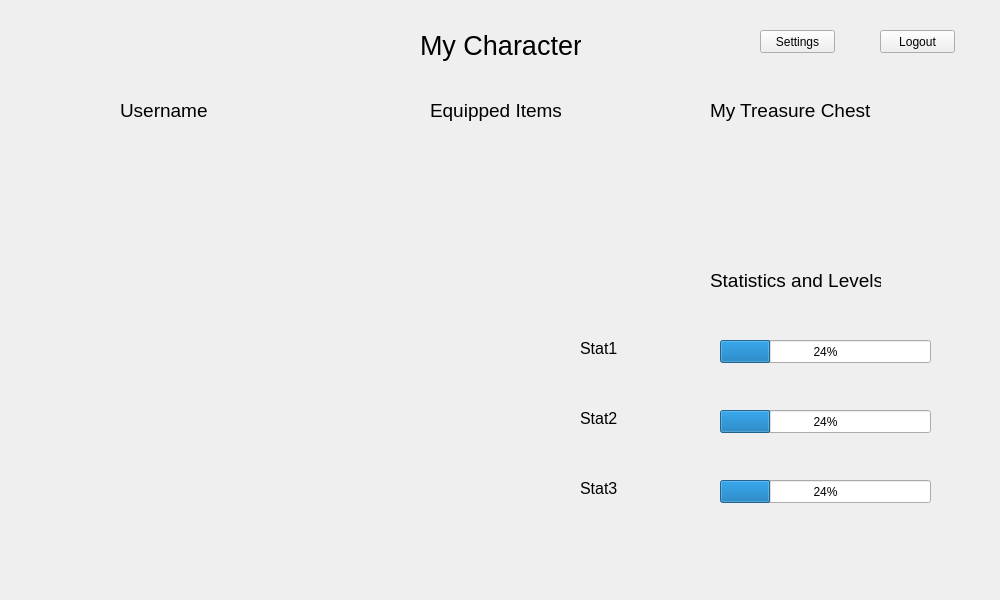
<?xml version="1.0" encoding="UTF-8"?>
<ui version="4.0">
 <class>myCharacterForm</class>
 <widget class="QWidget" name="myCharacterForm">
  <property name="geometry">
   <rect>
    <x>0</x>
    <y>0</y>
    <width>1000</width>
    <height>600</height>
   </rect>
  </property>
  <property name="windowTitle">
   <string>Form</string>
  </property>
  <widget class="QPushButton" name="settingsButton">
   <property name="geometry">
    <rect>
     <x>760</x>
     <y>30</y>
     <width>75</width>
     <height>23</height>
    </rect>
   </property>
   <property name="text">
    <string>Settings</string>
   </property>
  </widget>
  <widget class="QPushButton" name="logoutButton">
   <property name="geometry">
    <rect>
     <x>880</x>
     <y>30</y>
     <width>75</width>
     <height>23</height>
    </rect>
   </property>
   <property name="text">
    <string>Logout</string>
   </property>
  </widget>
  <widget class="QLabel" name="myCharacterLabel">
   <property name="geometry">
    <rect>
     <x>420</x>
     <y>30</y>
     <width>161</width>
     <height>31</height>
    </rect>
   </property>
   <property name="font">
    <font>
     <pointsize>20</pointsize>
    </font>
   </property>
   <property name="text">
    <string>My Character</string>
   </property>
  </widget>
  <widget class="QLabel" name="backButtonLabel">
   <property name="geometry">
    <rect>
     <x>40</x>
     <y>10</y>
     <width>101</width>
     <height>71</height>
    </rect>
   </property>
   <property name="text">
    <string/>
   </property>
   <property name="pixmap">
    <pixmap>../../../../007978-glossy-black-icon-arrows-arrow-thick-left.png</pixmap>
   </property>
   <property name="scaledContents">
    <bool>true</bool>
   </property>
  </widget>
  <widget class="QLabel" name="UsernameLabel">
   <property name="geometry">
    <rect>
     <x>120</x>
     <y>100</y>
     <width>91</width>
     <height>21</height>
    </rect>
   </property>
   <property name="font">
    <font>
     <pointsize>14</pointsize>
    </font>
   </property>
   <property name="text">
    <string>Username</string>
   </property>
  </widget>
  <widget class="QLabel" name="TreasureChestLabelButton">
   <property name="geometry">
    <rect>
     <x>710</x>
     <y>100</y>
     <width>161</width>
     <height>21</height>
    </rect>
   </property>
   <property name="font">
    <font>
     <pointsize>14</pointsize>
    </font>
   </property>
   <property name="text">
    <string>My Treasure Chest</string>
   </property>
  </widget>
  <widget class="QLabel" name="stasLevelsLabel">
   <property name="geometry">
    <rect>
     <x>710</x>
     <y>270</y>
     <width>171</width>
     <height>21</height>
    </rect>
   </property>
   <property name="font">
    <font>
     <pointsize>14</pointsize>
    </font>
   </property>
   <property name="text">
    <string>Statistics and Levels</string>
   </property>
  </widget>
  <widget class="QLabel" name="equippedItemsLabel">
   <property name="geometry">
    <rect>
     <x>430</x>
     <y>90</y>
     <width>141</width>
     <height>41</height>
    </rect>
   </property>
   <property name="font">
    <font>
     <pointsize>14</pointsize>
    </font>
   </property>
   <property name="text">
    <string>Equipped Items</string>
   </property>
  </widget>
  <widget class="QLabel" name="equip1">
   <property name="geometry">
    <rect>
     <x>460</x>
     <y>150</y>
     <width>61</width>
     <height>51</height>
    </rect>
   </property>
   <property name="text">
    <string/>
   </property>
   <property name="pixmap">
    <pixmap>../../../../simple-calculator-clip-art-mugmbW-clipart.png</pixmap>
   </property>
   <property name="scaledContents">
    <bool>true</bool>
   </property>
  </widget>
  <widget class="QLabel" name="equip2">
   <property name="geometry">
    <rect>
     <x>460</x>
     <y>220</y>
     <width>61</width>
     <height>61</height>
    </rect>
   </property>
   <property name="text">
    <string/>
   </property>
   <property name="pixmap">
    <pixmap>../../../../Books-clip-art-of-a-book-clipart-image.png</pixmap>
   </property>
   <property name="scaledContents">
    <bool>true</bool>
   </property>
  </widget>
  <widget class="QLabel" name="equip3">
   <property name="geometry">
    <rect>
     <x>460</x>
     <y>300</y>
     <width>61</width>
     <height>61</height>
    </rect>
   </property>
   <property name="text">
    <string/>
   </property>
   <property name="pixmap">
    <pixmap>../../../../pink.png</pixmap>
   </property>
   <property name="scaledContents">
    <bool>true</bool>
   </property>
  </widget>
  <widget class="QLabel" name="equip4">
   <property name="geometry">
    <rect>
     <x>460</x>
     <y>370</y>
     <width>61</width>
     <height>61</height>
    </rect>
   </property>
   <property name="text">
    <string/>
   </property>
   <property name="pixmap">
    <pixmap>../../../../gceEdMLri.png</pixmap>
   </property>
   <property name="scaledContents">
    <bool>true</bool>
   </property>
  </widget>
  <widget class="QLabel" name="equip5">
   <property name="geometry">
    <rect>
     <x>470</x>
     <y>430</y>
     <width>41</width>
     <height>61</height>
    </rect>
   </property>
   <property name="text">
    <string/>
   </property>
   <property name="pixmap">
    <pixmap>../../../../trousers-clipart-trousers-black-hi.png</pixmap>
   </property>
   <property name="scaledContents">
    <bool>true</bool>
   </property>
  </widget>
  <widget class="QLabel" name="equip6">
   <property name="geometry">
    <rect>
     <x>460</x>
     <y>510</y>
     <width>61</width>
     <height>61</height>
    </rect>
   </property>
   <property name="text">
    <string/>
   </property>
   <property name="pixmap">
    <pixmap>../../../../empty-box-clip-art-at-clker-com-vector-clip-art-online-royalty-free-HTbPlN-clipart.png</pixmap>
   </property>
   <property name="scaledContents">
    <bool>true</bool>
   </property>
  </widget>
  <widget class="QProgressBar" name="stat1Progress">
   <property name="geometry">
    <rect>
     <x>720</x>
     <y>340</y>
     <width>211</width>
     <height>23</height>
    </rect>
   </property>
   <property name="value">
    <number>24</number>
   </property>
  </widget>
  <widget class="QProgressBar" name="stat3Progress">
   <property name="geometry">
    <rect>
     <x>720</x>
     <y>480</y>
     <width>211</width>
     <height>23</height>
    </rect>
   </property>
   <property name="value">
    <number>24</number>
   </property>
  </widget>
  <widget class="QProgressBar" name="stat2Progress">
   <property name="geometry">
    <rect>
     <x>720</x>
     <y>410</y>
     <width>211</width>
     <height>23</height>
    </rect>
   </property>
   <property name="value">
    <number>24</number>
   </property>
  </widget>
  <widget class="QLabel" name="stat1Label">
   <property name="geometry">
    <rect>
     <x>580</x>
     <y>340</y>
     <width>81</width>
     <height>16</height>
    </rect>
   </property>
   <property name="font">
    <font>
     <pointsize>12</pointsize>
    </font>
   </property>
   <property name="text">
    <string>Stat1</string>
   </property>
  </widget>
  <widget class="QLabel" name="stat3Label">
   <property name="geometry">
    <rect>
     <x>580</x>
     <y>480</y>
     <width>81</width>
     <height>16</height>
    </rect>
   </property>
   <property name="font">
    <font>
     <pointsize>12</pointsize>
    </font>
   </property>
   <property name="text">
    <string>Stat3</string>
   </property>
  </widget>
  <widget class="QLabel" name="stat2Label">
   <property name="geometry">
    <rect>
     <x>580</x>
     <y>410</y>
     <width>81</width>
     <height>16</height>
    </rect>
   </property>
   <property name="font">
    <font>
     <pointsize>12</pointsize>
    </font>
   </property>
   <property name="text">
    <string>Stat2</string>
   </property>
  </widget>
 </widget>
 <resources/>
 <connections/>
</ui>
